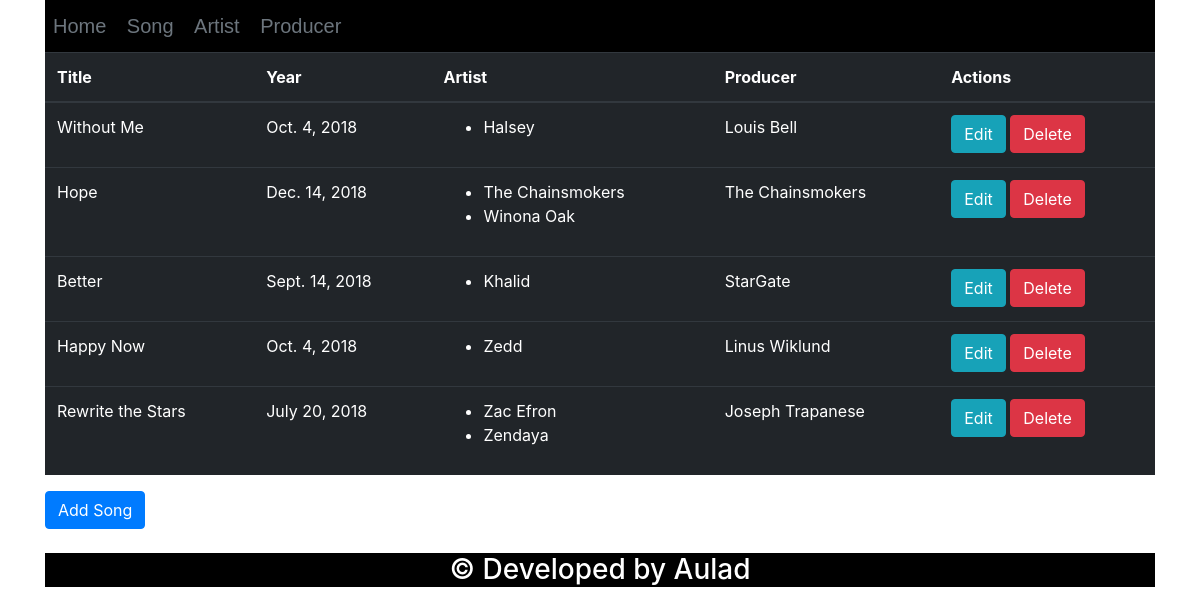
The page /song/ on the database its author committed.
### Assignmentapp/models.py (models this page shows, shortened)
class Song(models.Model):
    title=models.CharField(max_length=30)
    year=models.DateField()
    artist=models.ManyToManyField(Artist)
    producer=models.ForeignKey('Producer',
                    on_delete=models.CASCADE,)

class Artist(models.Model):
    name=models.CharField(max_length=30)
    age=models.DateField()
    country=models.CharField(max_length=30)

class Producer(models.Model):
    name=models.CharField(max_length=30)
    city=models.CharField(max_length=30)
    state=models.CharField(max_length=40)
    country=models.CharField(max_length=20)

### Assignmentapp/views.py (the view)
# urls.py: url(r'^song/?$', views.song, name='song'),
def song(request):
    results=Song.objects.all()
    page_data = { 'list_of_songs': results}
    return render(request, 'song.html', page_data)

### Assignmentapp/templates/song.html (shortened to what this page needs)
{% extends "site_base.html" %}
{% load static %}
{% block main_body %}
 <body>
       <table class="table table-dark">
           <thead>
               <tr>
                   <th>Title</th>
                   <th>Year</th>
                   <th>Artist</th>
                   <th>Producer</th>
                   <th>Actions</th>
               </tr>
           </thead>
           <tbody>
             {% for song in list_of_songs %}
                 <tr>
                   <td>{{ song.title}}</td>
                   <td>{{ song.year }}</td>
                   <td>
                     <ul>
                      {% for artist in song.artist.all %}
                       <li>{{artist.name}}</li>
                      {% endfor %}
                    </ul>
                   </td>
                   <td>{{ song.producer.name}}</td>
                   <td><a class="btn btn-info" href="{% url 'edit_song'  song.id %}">Edit</a>
                       <a class="btn btn-danger" href="{% url 'delete_song' song.id %}">Delete</a>
                   </td>
               </tr>
            {% endfor %}
           </tbody>
       </table>
       <a class="btn btn-primary" href="{% url 'add_song'%}">Add Song</a>
       <br>
       <br>
 </body>
 </html>
{% endblock %}

### Assignmentapp/templates/site_base.html (shortened to what this page needs)
<!doctype html>
<html lang="en">
<head>
  {% load static %}
  <link href="{% static 'css/style.css' %}" rel="stylesheet">
  <link rel="stylesheet" href="{% static 'css/bootstrap.min.css' %}">
</head>
<body>
  <div class="container">
    <div class="nav">
      <nav class="main-nav">
        <a class="p-2 text-muted" href="{% url 'home' %}">Home</a>
        <a class="p-2 text-muted" href="{% url 'song' %}">Song</a>
        <a class="p-2 text-muted" href="{% url 'artist' %}">Artist</a>
        <a class="p-2 text-muted" href="{% url 'producer' %}">Producer</a>
      </nav>
    </div>
    {% block main_body %}{% endblock %}
    <div class="footer">
      <h3>© Developed by Aulad</h3>
    </div>
</body>
</html>

### Assignmentapp/static/css/style.css (style rules this page uses)
.nav { background-color: black; padding-top: 1%; padding-bottom: 1%; }
.text-muted { color:red; text-decoration: none; padding: 5px 20px; font-family: "Arial", sans-serif; font-size: 20px; transition: all 0.7s ease-in; }
.footer { color:white; background-color: black; text-align: center; height:7%; }

### rows shown on the page
Song: title "Without Me", year "Oct. 4, 2018", producer.name "Louis Bell"
Artist: name "Halsey"
Song: title "Hope", year "Dec. 14, 2018", producer.name "The Chainsmokers"
Artist: name "The Chainsmokers"
Artist: name "Winona Oak"
Song: title "Better", year "Sept. 14, 2018", producer.name "StarGate"
Artist: name "Khalid"
Song: title "Happy Now", year "Oct. 4, 2018", producer.name "Linus Wiklund"
Artist: name "Zedd"
Song: title "Rewrite the Stars", year "July 20, 2018", producer.name "Joseph Trapanese"
Artist: name "Zac Efron"
Artist: name "Zendaya"
